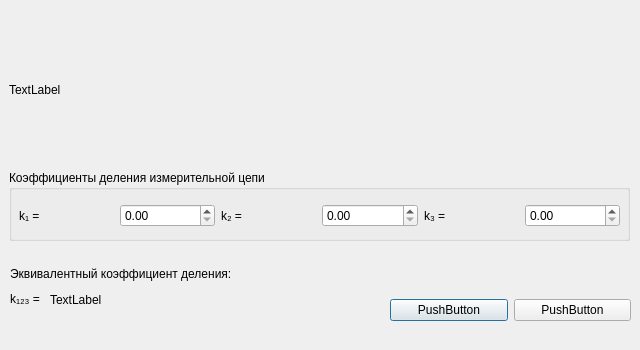
<?xml version="1.0" encoding="UTF-8"?>
<ui version="4.0">
 <class>CTRecMeasLoopParamDlg</class>
 <widget class="QDialog" name="CTRecMeasLoopParamDlg">
  <property name="geometry">
   <rect>
    <x>0</x>
    <y>0</y>
    <width>640</width>
    <height>350</height>
   </rect>
  </property>
  <property name="windowTitle">
   <string>Dialog</string>
  </property>
  <widget class="QWidget" name="horizontalLayoutWidget">
   <property name="geometry">
    <rect>
     <x>390</x>
     <y>290</y>
     <width>241</width>
     <height>41</height>
    </rect>
   </property>
   <layout class="QHBoxLayout" name="mainButtonLayout">
    <item>
     <widget class="QPushButton" name="CancelButton">
      <property name="text">
       <string>PushButton</string>
      </property>
     </widget>
    </item>
    <item>
     <widget class="QPushButton" name="OKButton">
      <property name="text">
       <string>PushButton</string>
      </property>
     </widget>
    </item>
   </layout>
  </widget>
  <widget class="QLabel" name="SchemeLabel">
   <property name="geometry">
    <rect>
     <x>9</x>
     <y>20</y>
     <width>615</width>
     <height>140</height>
    </rect>
   </property>
   <property name="text">
    <string>TextLabel</string>
   </property>
  </widget>
  <widget class="QGroupBox" name="CoefGroupBox">
   <property name="geometry">
    <rect>
     <x>9</x>
     <y>170</y>
     <width>621</width>
     <height>71</height>
    </rect>
   </property>
   <property name="title">
    <string>Коэффициенты деления измерительной цепи</string>
   </property>
   <widget class="QWidget" name="horizontalLayoutWidget_2">
    <property name="geometry">
     <rect>
      <x>10</x>
      <y>30</y>
      <width>601</width>
      <height>31</height>
     </rect>
    </property>
    <layout class="QHBoxLayout" name="CoefLayout">
     <item>
      <widget class="QLabel" name="k1Label">
       <property name="text">
        <string>k₁ = </string>
       </property>
      </widget>
     </item>
     <item>
      <widget class="QDoubleSpinBox" name="k1SpinBox"/>
     </item>
     <item>
      <widget class="QLabel" name="k2Label">
       <property name="text">
        <string>k₂ = </string>
       </property>
      </widget>
     </item>
     <item>
      <widget class="QDoubleSpinBox" name="k2SpinBox"/>
     </item>
     <item>
      <widget class="QLabel" name="k3Label">
       <property name="text">
        <string>k₃ = </string>
       </property>
      </widget>
     </item>
     <item>
      <widget class="QDoubleSpinBox" name="k3SpinBox"/>
     </item>
    </layout>
   </widget>
  </widget>
  <widget class="QLabel" name="EqCoefBanner">
   <property name="geometry">
    <rect>
     <x>10</x>
     <y>265</y>
     <width>331</width>
     <height>18</height>
    </rect>
   </property>
   <property name="text">
    <string>Эквивалентный коэффициент деления:</string>
   </property>
  </widget>
  <widget class="QLabel" name="EqCoefLabel">
   <property name="geometry">
    <rect>
     <x>10</x>
     <y>290</y>
     <width>41</width>
     <height>18</height>
    </rect>
   </property>
   <property name="text">
    <string>k₁₂₃ = </string>
   </property>
  </widget>
  <widget class="QLabel" name="EqCoefValue">
   <property name="geometry">
    <rect>
     <x>50</x>
     <y>290</y>
     <width>61</width>
     <height>20</height>
    </rect>
   </property>
   <property name="font">
    <font>
     <bold>false</bold>
    </font>
   </property>
   <property name="text">
    <string>TextLabel</string>
   </property>
  </widget>
 </widget>
 <resources/>
 <connections/>
</ui>
